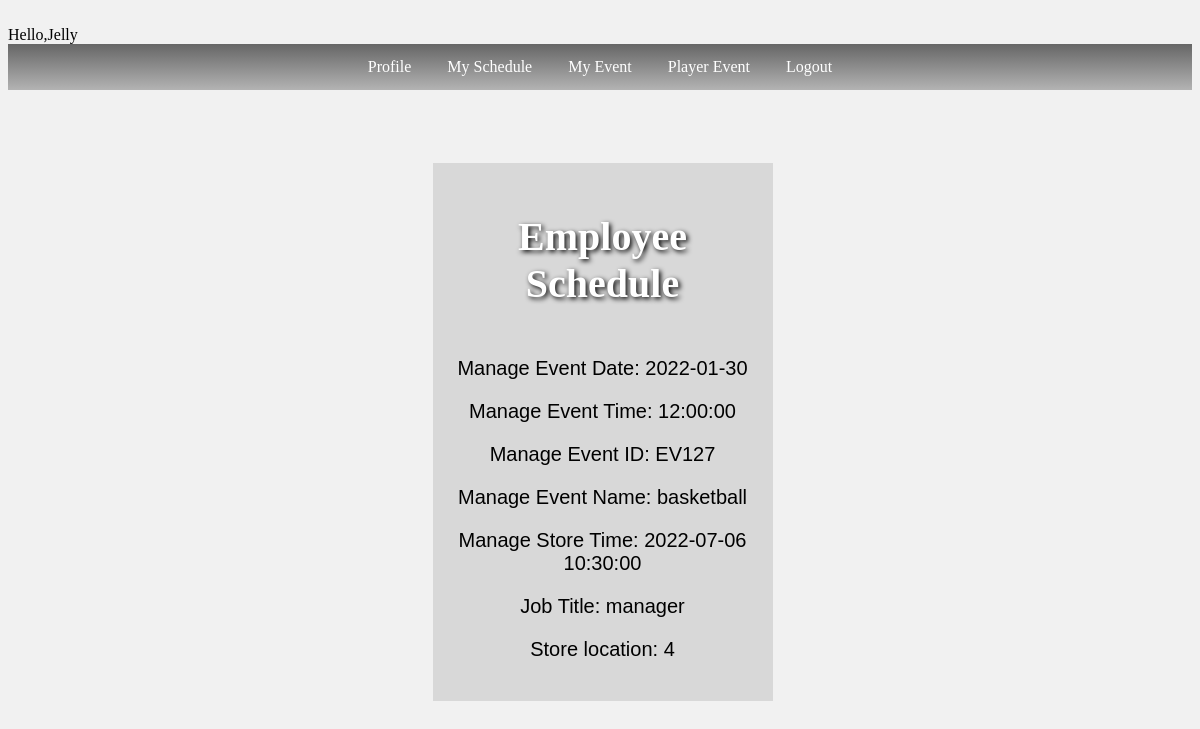
Screenshot of /code/schedule.php (signed in) with the database file from the repository.
### tables this page shows
CREATE TABLE `event_hold_in` (
  `eventID` varchar(20) NOT NULL,
  `event_date` date DEFAULT NULL,
  `event_name` varchar(15) DEFAULT NULL,
  `event_time` time DEFAULT NULL,
  `gym_number` int(4) DEFAULT NULL
);

CREATE TABLE `employee_manageby2` (
  `eventID` varchar(20) DEFAULT NULL,
  `employeeID` varchar(20) NOT NULL
);

CREATE TABLE `employee_runby2` (
  `employeeID` varchar(20) NOT NULL,
  `R_time` datetime DEFAULT NULL,
  `location` int(4) DEFAULT NULL
);

CREATE TABLE `employee_manageby1` (
  `DOB` date DEFAULT NULL,
  `employee_name` varchar(15) DEFAULT NULL,
  `employeeID` varchar(20) NOT NULL,
  `job_title` varchar(15) DEFAULT NULL,
  `password` varchar(20) NOT NULL,
  `type` int(4) NOT NULL
);

### code/functions.php (called while the page is built, shortened)
<?php
function check_login($conn)
{
	if(isset($_SESSION['user_id']))
	{
		$id = $_SESSION['user_id'];
		$query = "select user_name,user_email,password,userID from audience1 where user_email = '$id'
		UNION select employee_name, employeeID,password,type from employee_manageby1 where employeeID = '$id'";
		$result = mysqli_query($conn,$query);
		if($result && mysqli_num_rows($result) > 0)
		{
			$user_data = mysqli_fetch_assoc($result);
			return $user_data;
		}
	}
	die;
}
?>

### code/schedule.php (the view, shortened to what this page needs)
<?php
include_once 'staff.php';
include("connect.php");
?>
<!DOCTYPE html>
<html>
<head>
</head>
<body>
<link rel="stylesheet" href="mystyle.css" style type="text/css" />
	<div id="box">
    <form method="post">
    <?php
    $id = $user_data['user_email'];
      $schedule_query = "SELECT * FROM event_hold_in ev, Employee_ManageBy1 e1, Employee_ManageBy2 e2, employee_runby2 r2
      where e2.employeeID = '$id' AND e1.employeeID = '$id' AND r2.employeeID = '$id' AND e2.eventID = ev.eventID";
      $schedule_result = mysqli_query($conn,$schedule_query);
       if($schedule_result && mysqli_num_rows($schedule_result) > 0)
       {
          $fetch = mysqli_fetch_assoc($schedule_result);
       }
    ?>
        <h1>Employee Schedule</h1>
        <p>Manage Event Date: <?php echo $fetch['event_date']; ?></p>
        <p>Manage Event Time: <?php echo $fetch['event_time']; ?></p>
        <p>Manage Event ID: <?php echo $fetch['eventID']; ?></p>
        <p>Manage Event Name: <?php echo $fetch['event_name']; ?></p>
        <p>Manage Store Time: <?php echo $fetch['R_time']; ?></p>
        <p>Job Title: <?php echo $fetch['job_title']; ?></p>
        <p>Store location: <?php echo $fetch['location']; ?></p>
		</form>
	</div>
</body>
</html>

### code/mystyle.css (style rules this page uses)
h1 { font-family: Georgia, "Times New Roman", Times, serif; font-size: 40px; color: white; text-shadow: 2px 2px 5px black; padding: 30px; margin: 0px; text-align: center; }
body { background-color:#f1f1f1; }
#box { background-color: rgb(216, 216, 216); margin: auto; width: 300px; padding: 20px; text-align: center; }

### rows the page displays
event_hold_in: event_date "2022-01-30", event_time "12:00:00", employee_manageby2.eventID "EV127", event_name "basketball", employee_runby2.R_time "2022-07-06 10:30:00", employee_manageby1.job_title "manager", employee_runby2.location "4"

### other values shown
$user_data['user_name'] "Jelly"
